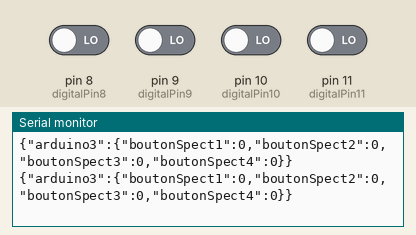
Bench run of a sketch on a simulated Arduino Uno, built with avr-gcc and run on an emulated ATmega328P. Shown: the last lines printed to the serial monitor. The test bench sets the inputs (shaded band); at power-on: pin 8 (digitalPin8), pin 9 (digitalPin9), pin 10 (digitalPin10), pin 11 (digitalPin11) LOW.

Above: at 1.2 s.
1.3 s: pin 8 (digitalPin8) driven HIGH
At 1.46 s:
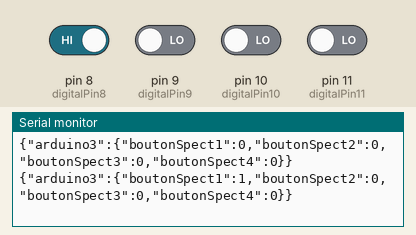
4.3 s: pin 9 (digitalPin9) driven HIGH
At 4.43 s:
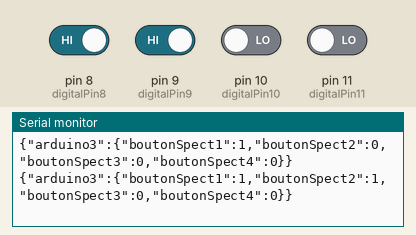
7.3 s: pin 10 (digitalPin10) driven HIGH
At 7.49 s:
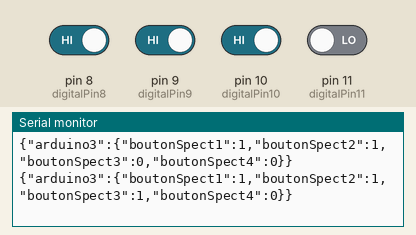
10.3 s: pin 11 (digitalPin11) driven HIGH
At 10.46 s:
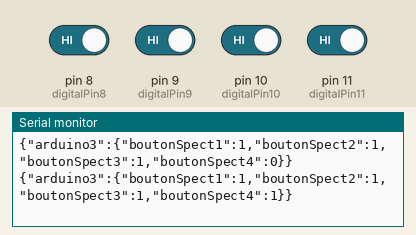
13.3 s: pin 8 (digitalPin8) driven LOW
At 13.43 s:
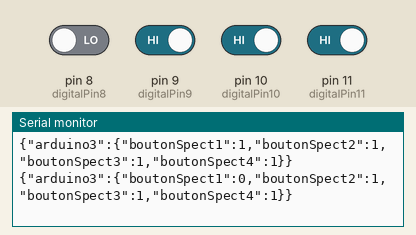
16.3 s: pin 9 (digitalPin9) driven LOW
At 16.49 s:
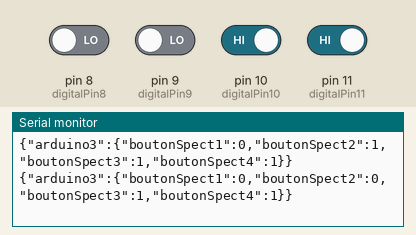

Measured:
- after the input at 1.3 s, the serial monitor: prints a new line after 0.10 s (image 1)
- after the input at 4.3 s, the serial monitor: prints a new line after 0.07 s (image 2)
- after the input at 7.3 s, the serial monitor: prints a new line after 0.13 s (image 3)
- after the input at 10.3 s, the serial monitor: prints a new line after 0.10 s (image 4)
- after the input at 13.3 s, the serial monitor: prints a new line after 0.07 s (image 5)
- after the input at 16.3 s, the serial monitor: prints a new line after 0.13 s (image 6)

The sketch:

BoutonSpectateur.ino
```cpp
int digitalPin8 = 8;
int digitalPin9 = 9;
int digitalPin10 = 10;
int digitalPin11 = 11;

int boutonSpect1 = 0;
int boutonSpect2 = 0;
int boutonSpect3 = 0;
int boutonSpect4 = 0;

void setup() {
  Serial.begin(9600);
  pinMode(digitalPin8,INPUT);
  pinMode(digitalPin9,INPUT);
  pinMode(digitalPin10,INPUT);
  pinMode(digitalPin11,INPUT);

}

void loop() {
  boutonSpect1 = digitalRead(digitalPin8);
  boutonSpect2 = digitalRead(digitalPin9);
  boutonSpect3 = digitalRead(digitalPin10);
  boutonSpect4 = digitalRead(digitalPin11);

  String json;
  json = "{\"arduino3\":{\"boutonSpect1\":";
  json = json + boutonSpect1;
  json = json + ",\"boutonSpect2\":";
  json = json + boutonSpect2;
  json = json + ",\"boutonSpect3\":";
  json = json + boutonSpect3;
  json = json + ",\"boutonSpect4\":";
  json = json + boutonSpect4;
  json = json + "}}";

  Serial.println(json);
  delay(10);
}
```
